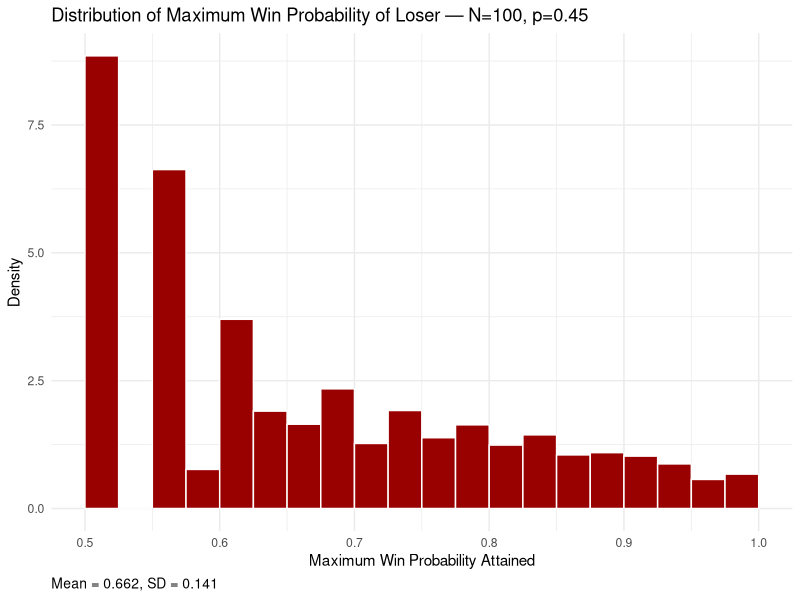
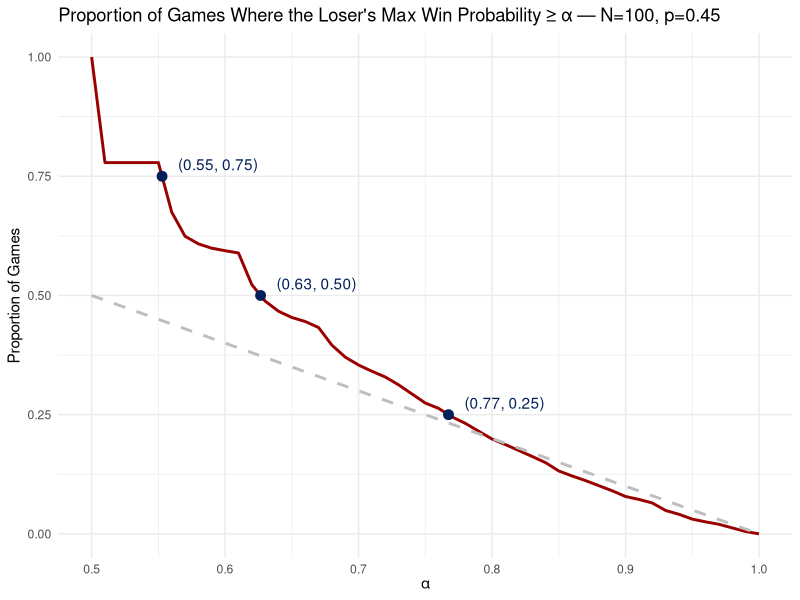
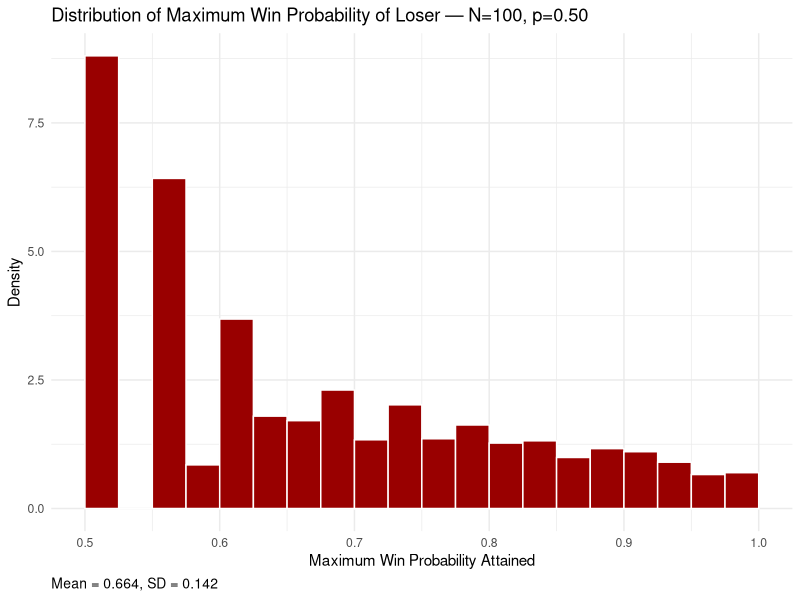
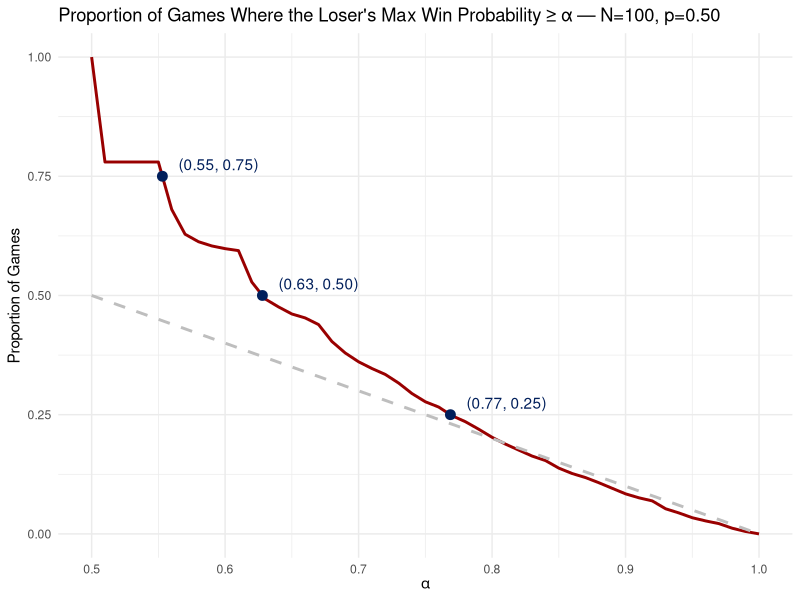
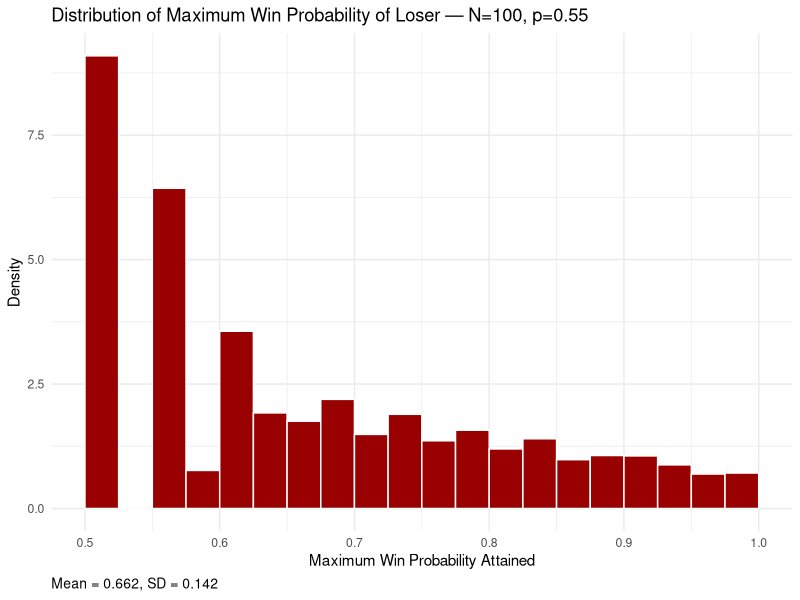
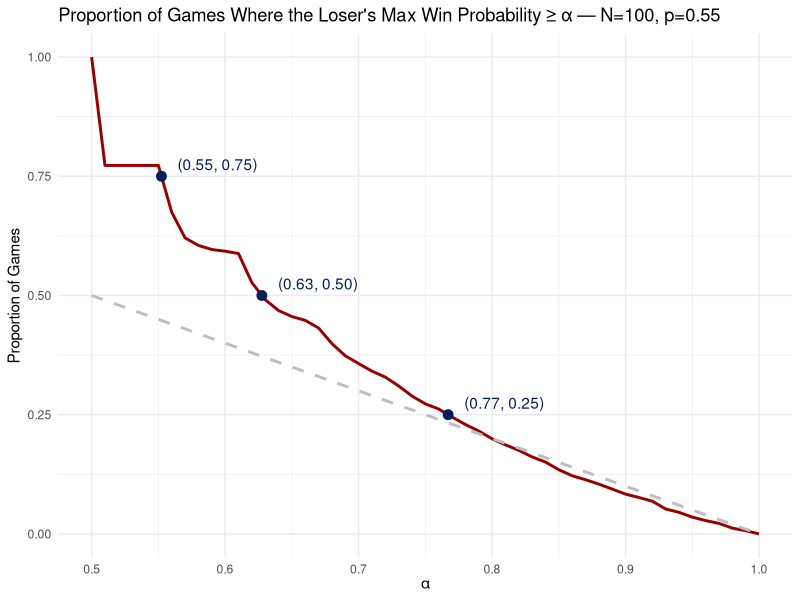
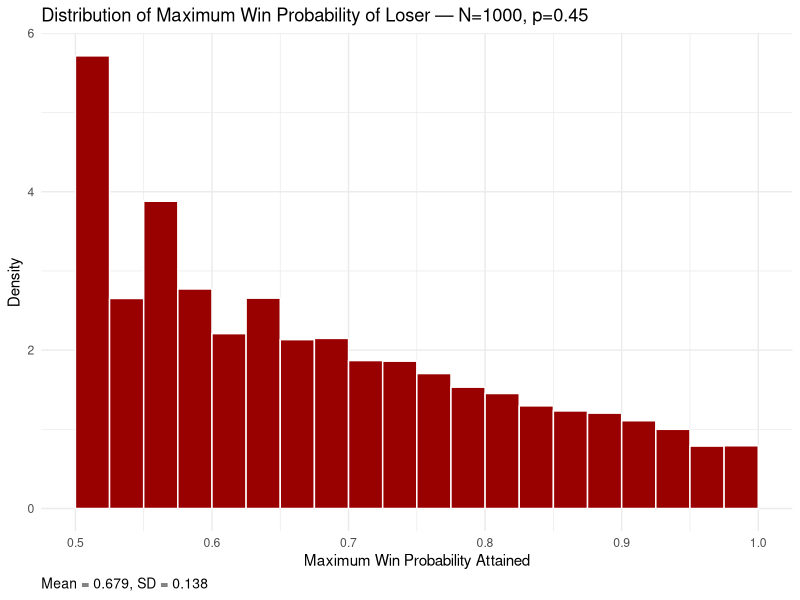
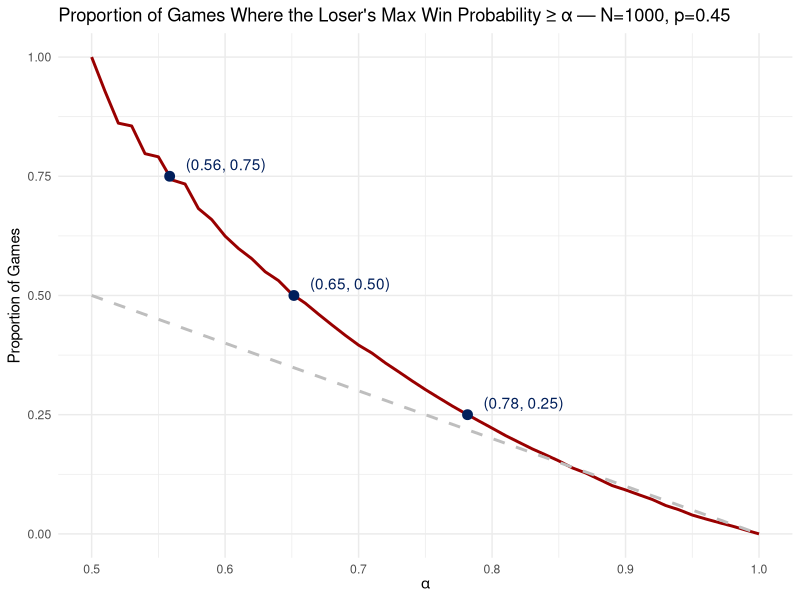

Source code (R) for these figures, in order: (Note: this script raises an error after producing the figures.)
#################
### LIBRARIES ###
#################

library(ggplot2)
library(parallel)
library(pbapply)
utils::globalVariables(c("..density..", "empirical", "alpha", "identity", "alpha_display", "empirical_display"))

##################
### PARAMETERS ###
##################

# Grid of probabilities and possessions
p_grid = c(0.45, 0.50, 0.55)
N_grid = c(100, 1000, 10000)
n_sims = 10000

# Output directory (match slides location)
out_dir = "figures"
dir.create(out_dir, recursive = TRUE, showWarnings = FALSE)

# Penn colors (match slides)
PENN_RED  = "#990000"
PENN_BLUE = "#011f5b"

##################
### FUNCTIONS  ###
##################

# Brownian-limit win probability for symmetric case (mu = 0)
win_prob_brownian = function(t_index, d_t, N) {
  t = t_index / N
  sigma = sqrt(0.5)
  X_t_star = d_t / (sigma * sqrt(N))
  denom = sqrt(max(1 - t, 1e-12))
  stats::pnorm(X_t_star / denom)
}

# Precompute WP table for faster lookup
precompute_win_probs = function(N) {
  wp_table = array(NA_real_, dim = c(N + 1, 2 * N + 1))
  pb = utils::txtProgressBar(min = 0, max = N, style = 3)
  for (t in 0:N) {
    n_rem = N - t
    for (d in -n_rem:n_rem) {
      wp_table[t + 1, d + N + 1] = win_prob_brownian(t, d, N)
    }
    if (t %% 10 == 0 || t == N) utils::setTxtProgressBar(pb, t)
  }
  close(pb)
  wp_table
}

# Simulate a single game for general per-possession scoring probability p
sim_game = function(N, p, wp_table = NULL) {
  scoresA = scoresB = numeric(N + 1)
  WPs_A = numeric(N + 1)

  a_scores = rbinom(N, 1, p)
  b_scores = rbinom(N, 1, p)

  WPs_A[1] = 0.5
  for (t in 1:N) {
    scoresA[t + 1] = scoresA[t] + a_scores[t]
    scoresB[t + 1] = scoresB[t] + b_scores[t]
    d_t = scoresA[t + 1] - scoresB[t + 1]
    if (!is.null(wp_table) && abs(d_t) <= (N - t)) {
      WPs_A[t + 1] = wp_table[t + 1, d_t + N + 1]
    } else {
      WPs_A[t + 1] = win_prob_brownian(t, d_t, N)
    }
  }

  final_diff = scoresA[N + 1] - scoresB[N + 1]
  if (final_diff == 0) final_diff = sample(c(-1, 1), 1)
  loser = ifelse(final_diff < 0, "A", "B")
  list(WPs_A = WPs_A, loser = loser)
}

# Run many simulations and return vector of maximum WP for loser
simulate_max_wp = function(n_sims, N, p) {
  wp_table = precompute_win_probs(N)
  Mvals = numeric(n_sims)
  pb = utils::txtProgressBar(min = 0, max = n_sims, style = 3)
  for (j in seq_len(n_sims)) {
    game = sim_game(N, p, wp_table)
    WP_loser = if (game$loser == "A") game$WPs_A else 1 - game$WPs_A
    Mvals[j] = max(WP_loser, na.rm = TRUE)
    if (j %% 10 == 0 || j == n_sims) utils::setTxtProgressBar(pb, j)
  }
  close(pb)
  Mvals
}

# Theoretical density for symmetric case: f(x) = 1/x^2 on [1/2, 1]
theoretical_density = function(x) {
  ifelse(x >= 0.5 & x <= 1, 1 / (x^2), 0)
}

# Plot helpers (Penn colors)
plot_histogram = function(M, N, p, out_path) {
  df = data.frame(M = M)
  mean_M = mean(df$M, na.rm = TRUE)
  sd_M = stats::sd(df$M, na.rm = TRUE)
  p_hist = ggplot(df, aes(M)) +
    geom_histogram(aes(y = ..density..), boundary = 0.5, closed = "left",
                   binwidth = 0.025, fill = PENN_RED, color = "white") +
    coord_cartesian(xlim = c(0.5, 1)) +
    labs(title = sprintf("Distribution of Maximum Win Probability of Loser — N=%d, p=%.2f", N, p),
         x = "Maximum Win Probability Attained", y = "Density",
         caption = sprintf("Mean = %.3f, SD = %.3f", mean_M, sd_M)) +
    theme_minimal() +
    theme(plot.caption = element_text(hjust = 0, size = 10))
  ggsave(out_path, p_hist, width = 8, height = 4, dpi = 300)
}

plot_threshold = function(M, N, p, out_path) {
  alpha_values = seq(0.5, 1, by = 0.01)
  empirical_probs = sapply(alpha_values, function(a) mean(M >= a))
  plot_data = data.frame(alpha = alpha_values,
                         empirical = empirical_probs,
                         identity = 1 - alpha_values)

  # quartile target points (0.75, 0.5, 0.25)
  target_probs = c(0.75, 0.5, 0.25)
  points = data.frame(
    empirical = target_probs,
    alpha = sapply(target_probs, function(p0) {
      idx = which(diff(sign(empirical_probs - p0)) != 0)[1]
      if (is.na(idx)) return(NA_real_)
      x1 = alpha_values[idx]; x2 = alpha_values[idx + 1]
      y1 = empirical_probs[idx] - p0; y2 = empirical_probs[idx + 1] - p0
      x1 - y1 * (x2 - x1) / (y2 - y1)
    })
  )
  points = points[!is.na(points$alpha), ]
  points$alpha_display = round(points$alpha, 2)
  points$empirical_display = round(points$empirical, 2)

  p_thr = ggplot(plot_data, aes(x = alpha)) +
    geom_line(aes(y = empirical), color = PENN_RED, size = 1) +
    geom_line(aes(y = identity), color = "gray", linetype = "dashed", size = 1) +
    geom_point(data = points, aes(x = alpha, y = empirical), color = PENN_BLUE, size = 3) +
    geom_text(data = points[points$alpha == 0.50,],
              aes(x = alpha, y = empirical, label = sprintf("(%.2f, %.2f)", alpha_display, empirical_display)),
              hjust = -0.2, color = PENN_BLUE) +
    geom_text(data = points[points$alpha != 0.50,],
              aes(x = alpha, y = empirical, label = sprintf("(%.2f, %.2f)", alpha_display, empirical_display)),
              hjust = -0.2, vjust = -0.5, color = PENN_BLUE) +
    labs(title = sprintf("Proportion of Games Where the Loser's Max Win Probability ≥ α — N=%d, p=%.2f", N, p),
         x = expression(alpha),
         y = "Proportion of Games") +
    xlim(0.5, 1) +
    theme_minimal()
  ggsave(out_path, p_thr, width = 8, height = 4, dpi = 300)
}

##################
### EXECUTION  ###
##################

set.seed(20250926)

all_hist = data.frame()
all_thr = data.frame()

for (N in N_grid) {
  message(sprintf("Running symmetric grid for N = %d", N))
  for (p in p_grid) {
    message(sprintf("  Simulating p = %.2f", p))
    Mvals = simulate_max_wp(n_sims, N, p)

    base = sprintf("%s/symmetric_N%d_p%02d", out_dir, N, round(100 * p))
    plot_histogram(Mvals, N, p, sprintf("%s_hist.png", base))
    plot_threshold(Mvals, N, p, sprintf("%s_threshold.png", base))

    # accumulate for grid plots
    all_hist = rbind(all_hist, data.frame(
      M = Mvals,
      N = factor(N, levels = N_grid, ordered = TRUE),
      p_label = factor(sprintf("p = %.2f", p), levels = sprintf("p = %.2f", p_grid), ordered = TRUE)
    ))

    alpha_values = seq(0.5, 1, by = 0.01)
    empirical_probs = sapply(alpha_values, function(a) mean(Mvals >= a))
    all_thr = rbind(all_thr, data.frame(
      alpha = alpha_values,
      empirical = empirical_probs,
      identity = 1 - alpha_values,
      N = factor(N, levels = N_grid, ordered = TRUE),
      p_label = factor(sprintf("p = %.2f", p), levels = sprintf("p = %.2f", p_grid), ordered = TRUE)
    ))
  }
}

# Export grid plots: rows = N, cols = p
if (nrow(all_hist) > 0) {
  hist_grid = ggplot(all_hist, aes(M)) +
    geom_histogram(aes(y = ..density..), boundary = 0.5, closed = "left",
                   binwidth = 0.025, fill = PENN_RED, color = "white") +
    coord_cartesian(xlim = c(0.5, 1)) +
    labs(title = "Distribution of Maximum Win Probability of Loser",
         x = "Maximum Win Probability Attained", y = "Density") +
    theme_minimal() +
    facet_grid(rows = vars(N), cols = vars(p_label),
               labeller = labeller(
                 N = function(x) paste0("N = ", x),
                 p_label = label_value
               )) +
    theme(strip.text = element_text(size = 11, face = "plain"),
          strip.background = ggplot2::element_blank())
  ggsave(file.path(out_dir, "symmetric_hist_grid.png"), hist_grid, width = 12, height = 8, dpi = 300)
}

if (nrow(all_thr) > 0) {
  thr_grid = ggplot(all_thr, aes(x = alpha)) +
    geom_line(aes(y = empirical), color = PENN_RED, size = 0.9) +
    geom_line(aes(y = identity), color = "gray", linetype = "dashed", size = 0.9) +
    xlim(0.5, 1) +
    labs(title = "Proportion of Games Where the Loser's Max Win Probability ≥ α",
         x = expression(alpha),
         y = "Proportion of Games") +
    theme_minimal() +
    facet_grid(rows = vars(N), cols = vars(p_label),
               labeller = labeller(
                 N = function(x) paste0("N = ", x),
                 p_label = label_value
               )) +
    theme(strip.text = element_text(size = 11, face = "plain"),
          strip.background = ggplot2::element_blank())

  # add quartile points per facet (0.75, 0.5, 0.25)
  quartiles = c(0.75, 0.5, 0.25)
  pts_list = lapply(split(all_thr, list(all_thr$N, all_thr$p_label), drop = TRUE), function(df) {
    if (nrow(df) == 0) return(NULL)
    alpha_values = df$alpha
    empirical = df$empirical
    out = lapply(quartiles, function(p0) {
      idx = which(diff(sign(empirical - p0)) != 0)[1]
      if (is.na(idx)) return(NULL)
      x1 = alpha_values[idx]; x2 = alpha_values[idx + 1]
      y1 = empirical[idx] - p0; y2 = empirical[idx + 1] - p0
      data.frame(alpha = x1 - y1 * (x2 - x1) / (y2 - y1), empirical = p0,
                 N = df$N[1], p_label = df$p_label[1])
    })
    do.call(rbind, out)
  })
  pts_df = do.call(rbind, pts_list)
  if (!is.null(pts_df) && nrow(pts_df) > 0) {
    thr_grid = thr_grid +
      geom_point(data = pts_df, aes(x = alpha, y = empirical), color = PENN_BLUE, size = 2) +
      geom_text(data = pts_df,
                aes(x = alpha, y = empirical,
                    label = sprintf("(%.2f, %.2f)", alpha, empirical)),
                hjust = -0.2, vjust = -0.5, color = PENN_BLUE, size = 3)
  }

  ggsave(file.path(out_dir, "symmetric_threshold_grid.png"), thr_grid, width = 12, height = 8, dpi = 300)
}
